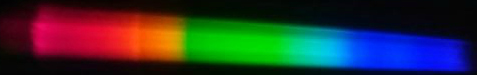
#> input picture b.jpg, 477 x 75 px
$ python rgb.py
#> lines starting #> are read from the running program, lines starting #| are printed output that depends on the picture
#!/usr/bin/python3

from PIL import Image
import numpy as np
import pandas as pd

def get_image(image_path):
    """Get a numpy array of an image so that one can access values[x][y]."""
#> called with image_path = 'b.jpg'
    image = Image.open(image_path, 'r')
#> image is the input picture: PIL image 477x75 RGB; mean R, G, B 44.1, 49, 50.2
    width, height = image.size
#> width = 477; height = 75
    pixel_values = list(image.getdata())
#> pixel_values = 35775 items
    if image.mode == 'RGB':
        channels = 3
    elif image.mode == 'L':
        channels = 1
    else:
        print("Unknown mode: %s" % image.mode)
        return None
    pixel_values = np.array(pixel_values).reshape((width, height, channels))
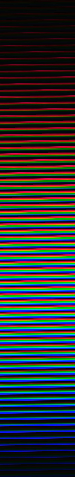
#> pixel_values: shape (477, 75, 3) int64; mean of channels 0, 1, 2 44.1, 49, 50.2; drawn as R, G, B
    ## Dataframe
#> (the run stopped early here; a loop or call above may not have finished)
